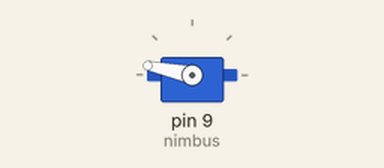
Simulated run of this sketch. Board: Arduino Uno, built with avr-gcc and run on an emulated ATmega328P. Shown: servo.

Above: at 0.7 s.
Timing chart, 0 to 2.2 s (numbered marks = the images above):
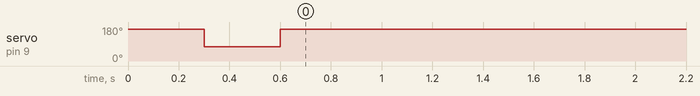

The sketch:

nimbus.ino
```cpp
// Nimbus 2000 (Cleansweep)

/*

  I solemnly swear I am up to no good

*/

#include <Servo.h>

//int felix = A0;
Servo nimbus;
int magicAngle = 0;

void setup (){

  nimbus.attach( 9 );
  //168 is down on the ground
  //70-80 is inclined upwards
  nimbus.write( 168 );
  delay( 300 );
  nimbus.write( 75 );
  delay( 300 );
  nimbus.write( 168 );
  /*for ( magicAngle = -91; magicAngle < -31; magicAngle += 1 ){
    nimbus.write( magicAngle );
    delay( 15 );
  }
  for ( magicAngle = -91; magicAngle >= -171; magicAngle -= 1 ){
    nimbus.write( magicAngle );
    delay( 15 );
  }*/
  //nimbus.write(0);
}

void loop (){

}

/*

Mischief managed

*/
```

Measured:
- by itself, servo on pin 9 (nimbus): 168° → 75° at 0.30 s, → 168° 0.30 s later
